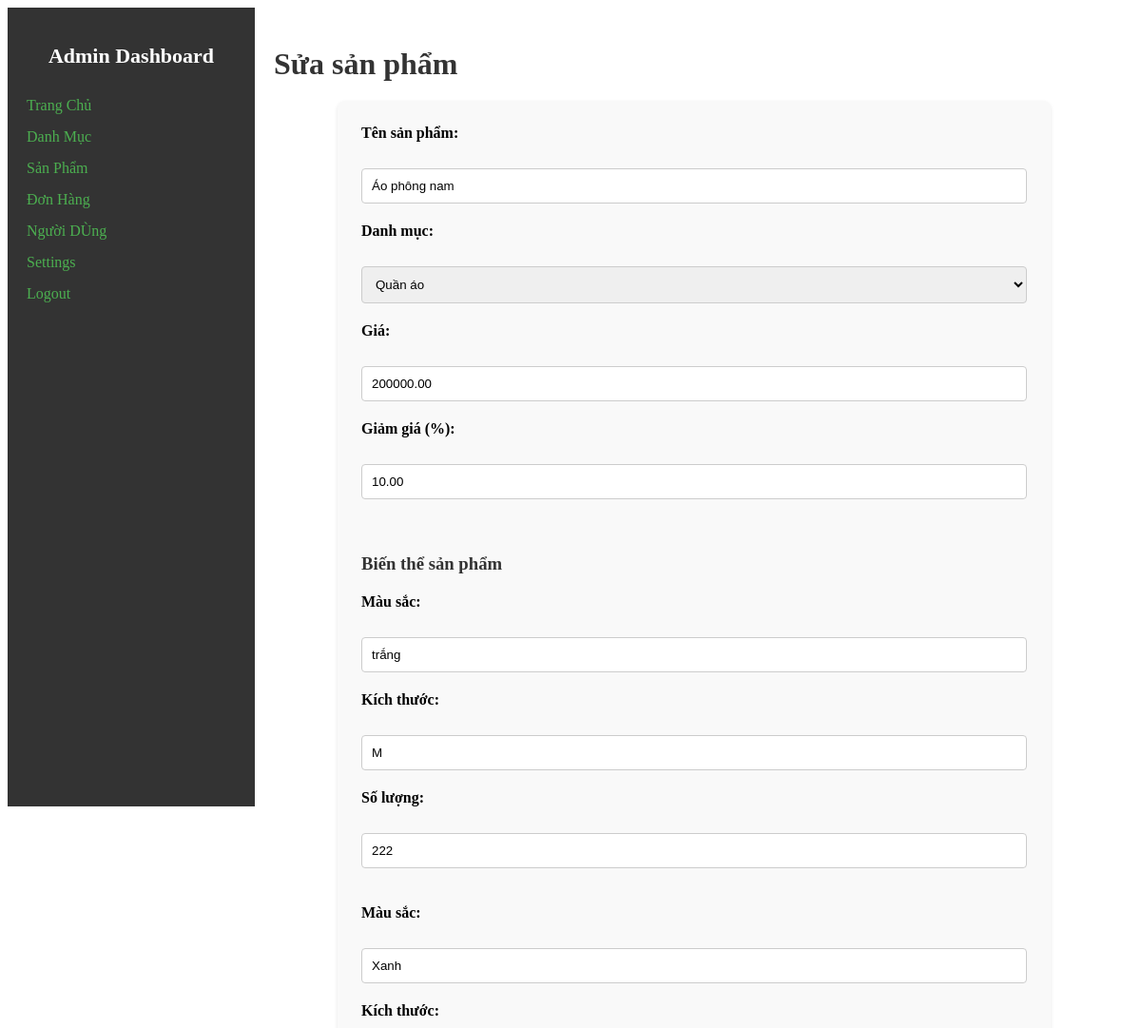
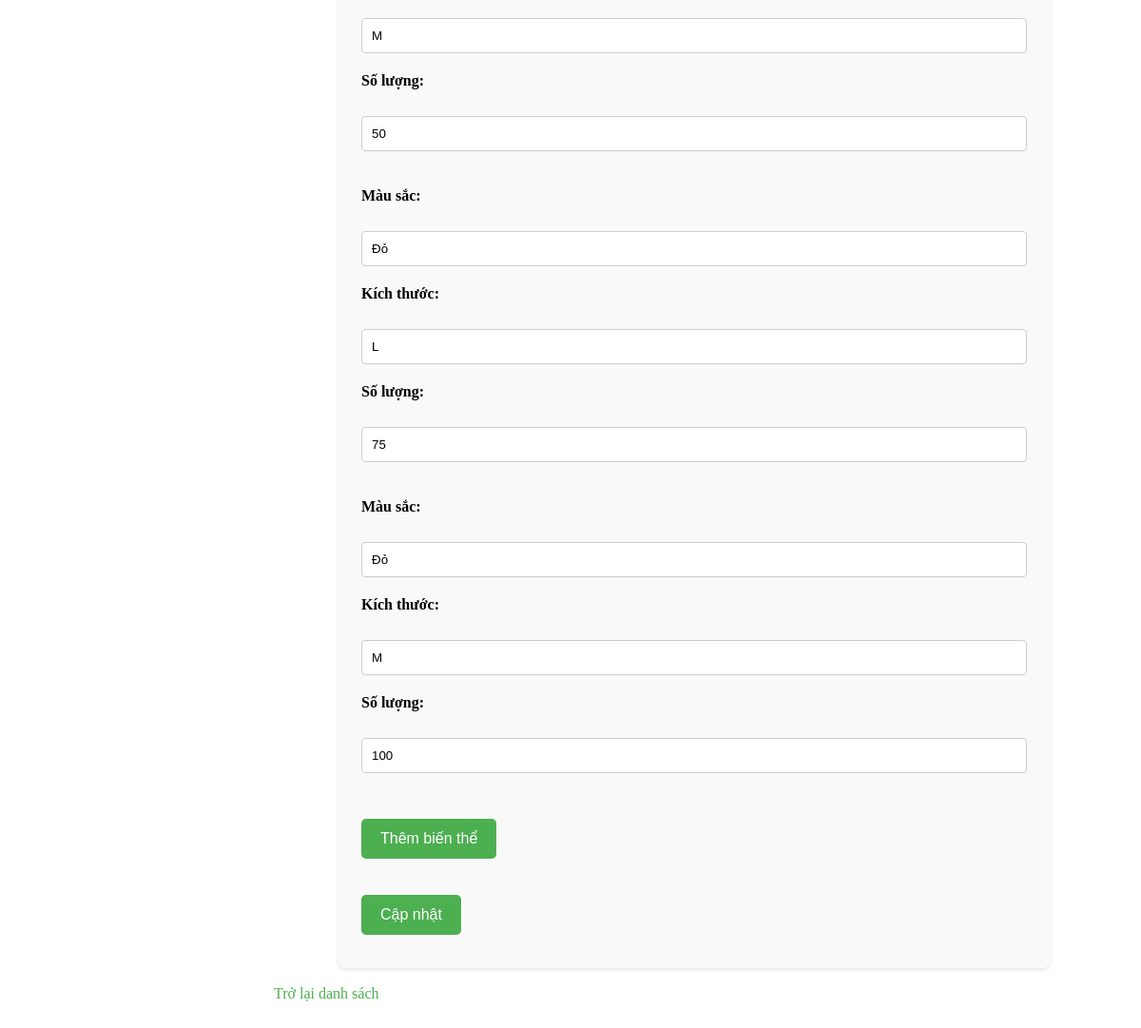
Screenshot of /index.php?page=edit_product&id=1 with the database file from the repository (2 pictures, top to bottom).
### tables this page shows
CREATE TABLE `products` (
  `id` int(11) NOT NULL,
  `name` varchar(255) NOT NULL,
  `category_id` int(11) DEFAULT NULL,
  `price` decimal(10,2) NOT NULL,
  `discount` decimal(5,2) DEFAULT 0.00
);

CREATE TABLE `product_variants` (
  `id` int(11) NOT NULL,
  `product_id` int(11) NOT NULL,
  `color` varchar(50) NOT NULL,
  `size` varchar(50) NOT NULL,
  `quantity` int(11) NOT NULL DEFAULT 0
);

### products/edit_product.php (the view, shortened to what this page needs)
<?php
include __DIR__ . '/../config/db.php';
$id = $_GET['id'];
$sql = "SELECT * FROM products WHERE id = $id";
$result = $conn->query($sql);
if ($result->num_rows > 0) {
    $product = $result->fetch_assoc();
} else {
    echo "Không tìm thấy sản phẩm!";
    exit();
}
$sql_variants = "SELECT * FROM product_variants WHERE product_id = $id";
$variants_result = $conn->query($sql_variants);
$variants = [];
if ($variants_result->num_rows > 0) {
    while ($row = $variants_result->fetch_assoc()) {
        $variants[] = $row;
    }
}
$sql = "SELECT * FROM categories";
$categories = $conn->query($sql);
?>
<!DOCTYPE html>
<html>
<head>
</head>
<body>
    <h1>Sửa sản phẩm</h1>
    <form method="post" action="">
        <label for="name">Tên sản phẩm:</label><br>
        <input type="text" id="name" name="name" value="<?php echo $product['name']; ?>"><br>
        <label for="category_id">Danh mục:</label><br>
        <select id="category_id" name="category_id">
            <?php
            if ($categories->num_rows > 0) {
                while($row = $categories->fetch_assoc()) {
                    $selected = $row['id'] == $product['category_id'] ? "selected" : "";
                    echo "<option value='" . $row['id'] . "' $selected>" . $row['name'] . "</option>";
                }
            }
            ?>
        </select><br>
        <label for="price">Giá:</label><br>
        <input type="text" id="price" name="price" value="<?php echo $product['price']; ?>"><br>
        <label for="discount">Giảm giá (%):</label><br>
        <input type="text" id="discount" name="discount" value="<?php echo $product['discount']; ?>"><br><br>
        <h3>Biến thể sản phẩm</h3>
        <div id="variants">
            <?php
            foreach ($variants as $index => $variant) {
                echo "<div class='variant'>";
                echo "<label for='color'>Màu sắc:</label><br>";
                echo "<input type='text' name='variants[$index][color]' value='" . $variant['color'] . "'><br>";
                echo "<label for='size'>Kích thước:</label><br>";
                echo "<input type='text' name='variants[$index][size]' value='" . $variant['size'] . "'><br>";
                echo "<label for='quantity'>Số lượng:</label><br>";
                echo "<input type='text' name='variants[$index][quantity]' value='" . $variant['quantity'] . "'><br><br>";
                echo "</div>";
            }
            ?>
        </div>
        <button type="button" onclick="addVariant()">Thêm biến thể</button><br><br>
        <input type="submit" value="Cập nhật">
    </form>
    <br>
    <a href="index.php">Trở lại danh sách</a>
</body>
</html>

### styles.css (style rules this page uses)
form { background-color: #f9f9f9; padding: 25px; border-radius: 8px; box-shadow: 0 2px 4px rgba(0, 0, 0, 0.1); max-width: 700px; margin: 0 auto; }
form label { display: block; margin-bottom: 10px; font-weight: bold; }
form input[type="text"], form input[type="number"], form input[type="file"], form textarea, form select { width: 100%; padding: 10px; margin-bottom: 20px; border: 1px solid #ccc; border-radius: 4px; box-sizing: border-box; }
button, input[type="submit"] { background-color: #4CAF50; color: white; padding: 12px 20px; margin: 10px 0; border: none; cursor: pointer; border-radius: 5px; display: inline-block; font-size: 16px; }
a { color: #4CAF50; text-decoration: none; }
h1, h2, h3 { color: #333; margin-bottom: 20px; }

### rows the page displays
products: name "Áo phông nam", price "200000.00", discount "10.00"
product_variants: color "trắng", size "M", quantity "222"
product_variants: color "Xanh", size "M", quantity "50"
product_variants: color "Đỏ", size "L", quantity "75"
product_variants: color "Đỏ", size "M", quantity "100"

### other values shown
form field category_id "Quần áo"
